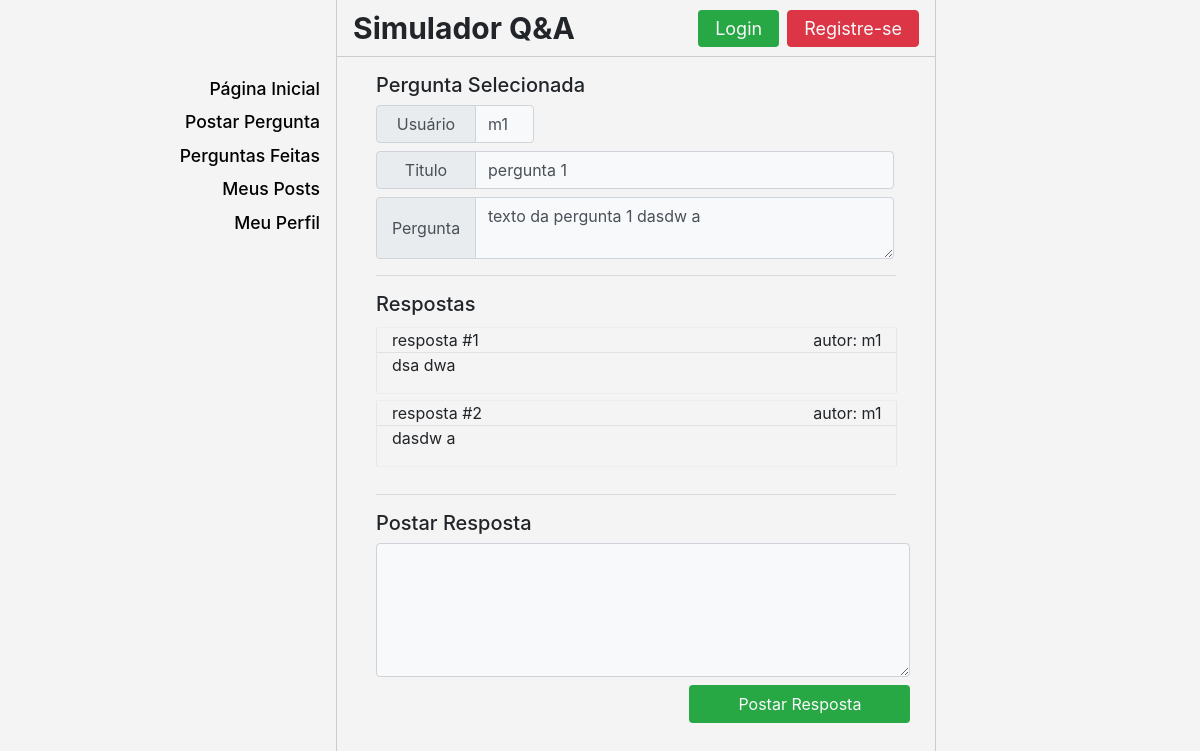
/selecionar_pergunta/1, run on the app's committed database.
### qa/models.py (models this page shows, shortened)
class Pergunta(models.Model):
    usuario = models.CharField(max_length=100, default='usuario default')
    titulo = models.CharField(max_length=100, blank=True)
    texto = models.TextField(max_length=10000, default='texto default')

class Resposta(models.Model):
    pergunta = models.ForeignKey(Pergunta, on_delete=models.CASCADE)
    usuario = models.CharField(max_length=100)
    texto = models.TextField(max_length=10000)

### qa/views.py (the view)
# urls.py: path('selecionar_pergunta/<int:pergunta_id>', views.selecionar_pergunta, name='selecionar_pergunta'),
def selecionar_pergunta(request, pergunta_id):
    usuario = request.user.get_username()
    pergunta = get_object_or_404(Pergunta, pk=pergunta_id)
    lista_respostas = pergunta.resposta_set.all()
    context = {'pergunta': pergunta, 'lista_respostas': lista_respostas, 'usuario':usuario}
    return render(request, 'qa/pergunta_selecionada.html', context)

### qa/templates/qa/pergunta_selecionada.html (shortened to what this page needs)
{% extends 'qa/template.html' %}
{% block content %}
	<div class='container-fluid ml-4 mt-3'>
		<div class='row ml-0'>
			<h5>Pergunta Selecionada</h5>
		</div>
		<div class='row'>
			<div class='col-11'>
				<div class="input-group mb-2 pl-0 col-4">
					<div class="input-group-prepend prepend-width">
						<div class="input-group-text full-width justify-content-center">
							Usuário
						</div>
					</div>
					<input type='text' name='username' class="form-control bg-light" value='{{pergunta.usuario}}' disabled/>
				</div>
				<div class="input-group mb-2">
					<div class="input-group-prepend prepend-width">
						<div class="input-group-text full-width justify-content-center">
							Titulo
						</div>
					</div>
					<input type='text' id="perguntaTitulo" class="form-control col-12 bg-light" name='titulo' value='{{pergunta.titulo}}'/>
				</div>
				<div class="input-group">
					<div class="input-group-prepend prepend-width">
						<div class="input-group-text full-width justify-content-center">
							Pergunta
						</div>
					</div>
					<textarea id="perguntaTexto" class="form-control col-12 bg-light" name='texto' rows='2'>{{pergunta.texto}}</textarea>
				</div>
			</div>
		</div>
		<hr class='mr-5'/>
		<div class='row ml-0'>
			<h5>Respostas</h5>
		</div>
		{% if lista_respostas %}
		<div class='row ml-0'>
			<div class='col-11 pl-0 mb-1 pt-1' style='height:auto; max-height: 32vh; overflow:auto'>
				{% for resposta in lista_respostas %}
				<a class='nolink' href='/selecionar_resposta/{{resposta.id}}'>
					<div class='container mb-2' style='box-shadow: 0px 0px 1px 0.1px #aaaaaa; margin-left: 1px'>
						<div class='row'>
							<div class='col-6'>
								resposta #{{forloop.counter}}
							</div>
							<div class='col-6 text-right'>
								autor: {{resposta.usuario}}
							</div>
						</div>
						<div class='row border-top'>
							<div class='col-12'>
								<p>{{resposta.texto}}</p>
							</div>
						</div>
					</div>
				</a>
				{% endfor %}
			</div>
		</div>
        {% endif %}
		<hr class='mr-5'/>
		<div class='row ml-0'>
			<h5>Postar Resposta</h5>
		</div>
		<div class='row ml-0 mb-4'>
			<div class='col-11 px-0'>
				<form action='{% url "qa:postar_resposta" pergunta.id %}' method='post'>
					<div class="form-group mb-0">
						<textarea id='respostaTexto' class="form-control col-12 bg-light" rows="5" name='texto' required></textarea>
					</div>
					<div class='row mt-2 mx-auto justify-content-end'>
						<input id='respostaSubmit' type='submit' value='Postar Resposta' class='btn bg-success px-5 text-light'/>
					</div>
				</form>
			</div>
		</div>
    </div>
{% endblock %}

### qa/static/css/sidebar.css (style rules this page uses)
body { overflow-x: hidden; }

### qa/static/css/css_geral.css (style rules this page uses)
.bg-page { background-color: #f4f4f4 !important; }
.body-style { width: 70% !important; position: absolute; top: 50%; left: 43%; margin-right: -50%; transform: translate(-50%, -50%); padding-right: 0px !important; }

### qa/templates/qa/template.html (style rules this page uses)
.nolink,.nolink:link,.nolink:visited,.nolink:hover,.nolink:focus,.nolink:active { color: inherit; text-decoration: none; }
.full-width { width: 100%; }
.prepend-width { width: 100px; }

### qa/templates/qa/pergunta_selecionada.html (style rules this page uses)
.full-width { width: 100%; }
.prepend-width { width: 100px; }

### data on the page
Pergunta: username "m1", titulo "pergunta 1", texto "texto da pergunta 1 dasdw a"
Resposta: usuario "m1", texto "dsa dwa"
Resposta: usuario "m1", texto "dasdw a"
